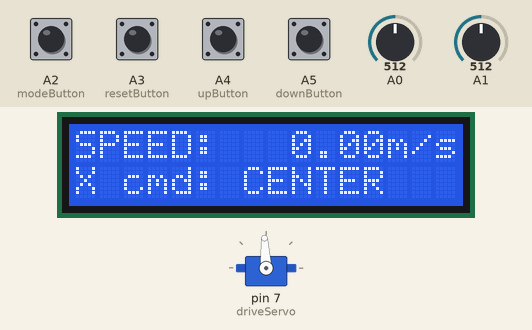
Simulated run of this sketch. Board: Arduino Uno, built with avr-gcc and run on an emulated ATmega328P. Parts: 16×2 character LCD, servo. The test bench sets the inputs (shaded band); at power-on: A2 (modeButton), A3 (resetButton), A4 (upButton), A5 (downButton) HIGH, A0 = 512, A1 = 512.

Above: at 1.7 s.
1.8 s: A0 set to 411
3.3 s: A0 set to 390
At 4.4 s:
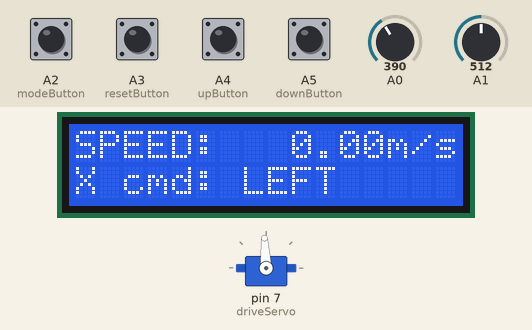
4.8 s: A2 (modeButton) pulled LOW for 0.15 s
At 5.5 s:
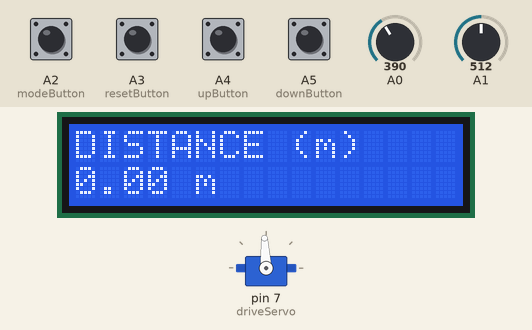
6.4 s: A1 set to 716
At 8.5 s:
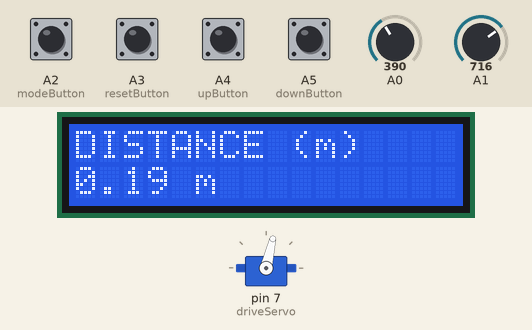
8.6 s: A2 (modeButton) pulled LOW for 1 s
At 9.5 s:
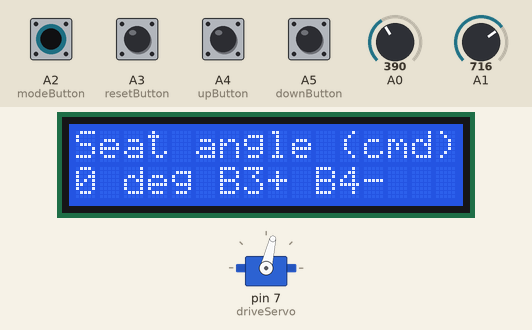
11.1 s: A1 set to 900
At 11.8 s:
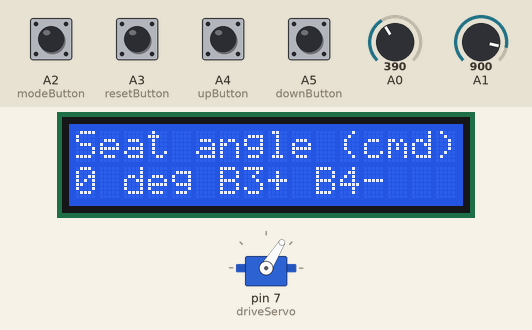
Timing chart, 0 to 13.6 s (numbered marks = the images above; inputs shaded):
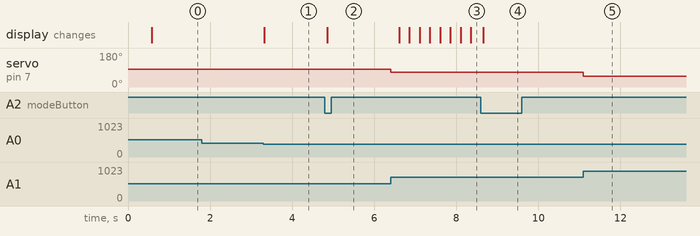

Measured:
- the behaviour switches between 400 and 399 on A0 (found by bisection; images 0 and 1)
- after the input at 1.8 s, every drawn part: stays the same
- after the input at 3.3 s, the display: changes at once (image 1)
- after the input at 4.8 s, the display: changes after 0.06 s (image 2)
- after the input at 6.4 s, servo on pin 7 (driveServo): 93° → 77° at once; the display: first changes after 0.21 s (image 3 shows a later state)
- after the input at 8.6 s, the display: changes after 0.05 s (image 4)
- after the input at 11.1 s, servo on pin 7 (driveServo): 77° → 58° at once

The sketch:

week3_wheelchair_code.ino
```cpp
#include <LiquidCrystal.h>
#include <Servo.h>
#include <Stepper.h>

LiquidCrystal lcd(13, 12, 5, 4, 3, 2);

Servo driveServo;

Stepper seatMotor(2048, 11, 9, 10, 8);

const int modeButton = A2;
const int resetButton = A3;
const int upButton = A4;
const int downButton = A5;
const int joyStick=6;

int displayMode = 0;
int seatAngle = 0;
float calculatedDistance = 0;


int oldModeButton = HIGH;
int oldResetButton = HIGH;

unsigned long previousTime = 0;
unsigned long previousLCD = 0;

void setup() {
  pinMode(modeButton, INPUT_PULLUP);
  pinMode(resetButton, INPUT_PULLUP);
  pinMode(upButton, INPUT_PULLUP);
  pinMode(downButton, INPUT_PULLUP);
  pinMode(joyStick,INPUT_PULLUP);

  lcd.begin(16, 2);
  lcd.print("Ready for Use");

  driveServo.attach(7);
  driveServo.writeMicroseconds(1500);

  seatMotor.setSpeed(10);

  previousTime = millis();
  delay(500);
  lcd.clear();
  Serial.begin(9600);
}

void loop() {

  int joyX = analogRead(A0);
  int joyY = analogRead(A1);


  int servoPulse = 1500;

  if (joyY < 450) {
    servoPulse = map(joyY, 0, 450, 2000, 1500);
  }

  if (joyY > 574) {
    servoPulse = map(joyY, 574, 1023, 1500, 1000);
  }

  driveServo.writeMicroseconds(servoPulse);


float wheelDiameter = 0.60;
float maxWheelRPM = 10.0;

int speedPercent = abs(servoPulse - 1500) / 5;

float wheelRPM = maxWheelRPM * speedPercent / 100.0;


float calculatedSpeed = (3.14159 * wheelDiameter * wheelRPM) / 60.0;

unsigned long currentTime = millis();

calculatedDistance = calculatedDistance +
    calculatedSpeed * (currentTime - previousTime) / 1000.0;

previousTime = currentTime;


  int modeState = digitalRead(modeButton);

  if (modeState == LOW && oldModeButton == HIGH) {
    displayMode++;

    if (displayMode > 2) {
      displayMode = 0;
    }

    delay(50);
  }

  oldModeButton = modeState;


  int resetState = digitalRead(resetButton);

  if (displayMode == 1 &&
      resetState == LOW &&
      oldResetButton == HIGH) {

    calculatedDistance = 0;
    delay(50);
  }

  oldResetButton = resetState;


  if (displayMode == 2) {

    if (digitalRead(upButton) == LOW && seatAngle < 45) {
      seatMotor.step(28);
      seatAngle = seatAngle + 5;
      delay(100);
      Serial.println("INCREASE");
    }

    else if (digitalRead(downButton) == LOW && seatAngle > 0) {
      seatMotor.step(-28);
      seatAngle = seatAngle - 5;
      delay(100);
      Serial.println("DECREASE");
    }
  }


  if (millis() - previousLCD >= 250) {
    previousLCD = millis();

    switch (displayMode) {

      case 0:  // SPEED
        lcd.setCursor(0, 0);
        lcd.print("SPEED:        ");
        lcd.setCursor(9, 0);
        lcd.print(calculatedSpeed, 2);
        lcd.print("m/s");

        lcd.setCursor(0, 1);
        lcd.print("X cmd:          ");
        lcd.setCursor(7, 1);

        if (joyX < 400) {
          lcd.print("LEFT");
        }
        else if (joyX > 624) {
          lcd.print("RIGHT");
        }
        else {
          lcd.print("CENTER");
        }
        break;


      case 1:  // DISTANCE
        lcd.setCursor(0, 0);
        lcd.print("DISTANCE (m)        ");

        lcd.setCursor(0, 1);
        lcd.print("                ");
        lcd.setCursor(0, 1);
        lcd.print(calculatedDistance, 2);
        lcd.print(" m");
        break;


      case 2:  // ANGLE
        lcd.setCursor(0, 0);
        lcd.print("Seat angle (cmd)");

        lcd.setCursor(0, 1);
        lcd.print(seatAngle);
        lcd.print(" deg B3+ B4-   ");
        break;
    }
  }
}
```
